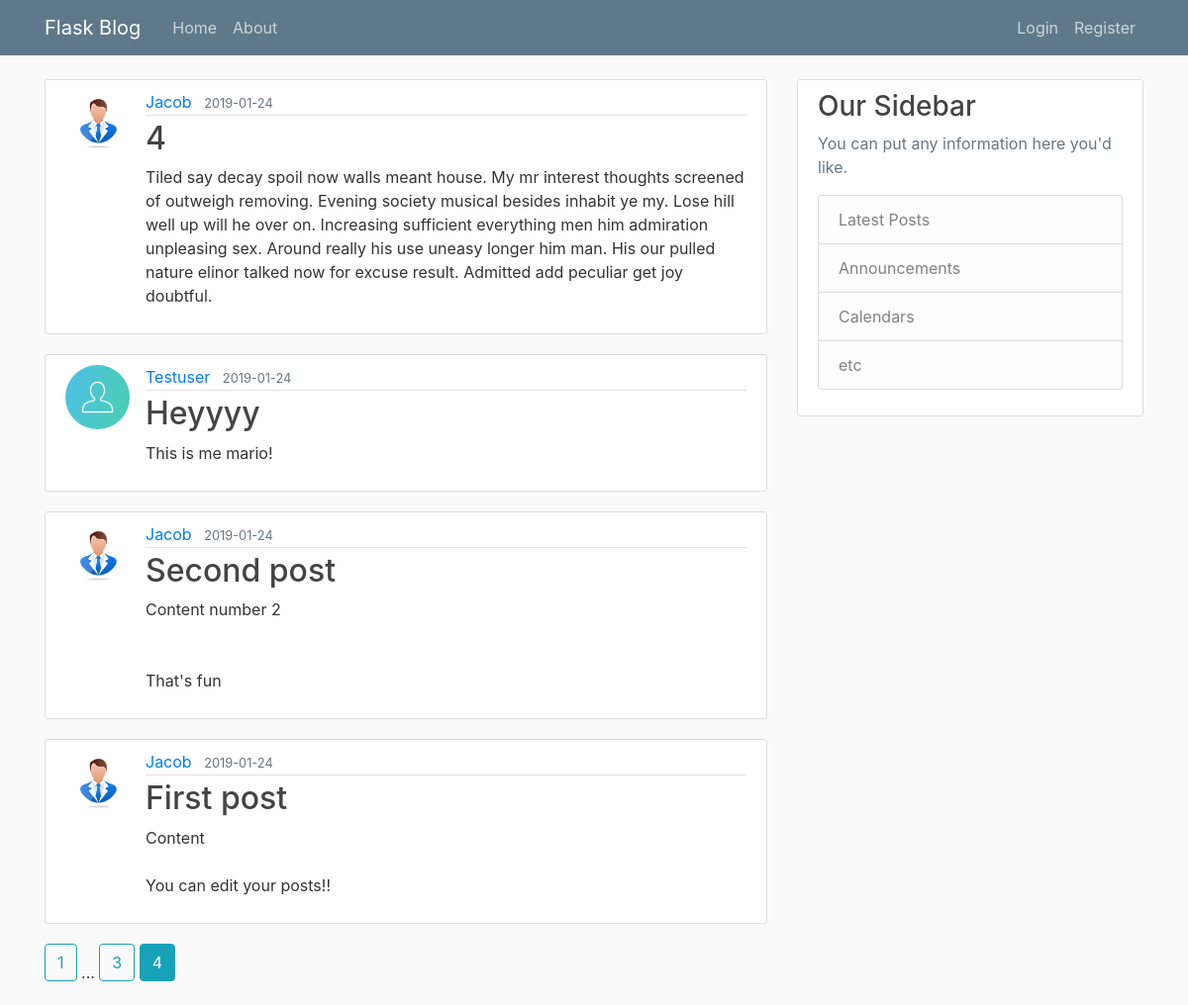
/home?page=4, run on the app's committed database.
### blogApp/models.py (models this page shows, shortened)
class Post(db.Model):
    id = db.Column(db.Integer, primary_key=True)
    title = db.Column(db.String(100), nullable=False)
    date_posted = db.Column(db.DateTime, nullable=False, default=datetime.utcnow)
    content = db.Column(db.Text, nullable=False)
    user_id = db.Column(db.Integer, db.ForeignKey("user.id"), nullable=False)

class User(db.Model, UserMixin):
    id = db.Column(db.Integer, primary_key=True)
    username = db.Column(db.String(20), unique=True, nullable=False)
    email = db.Column(db.String(120), unique=True, nullable=False)
    image_file = db.Column(db.String(20), nullable=False, default="default.jpg")
    password = db.Column(db.String(60), nullable=False)
    posts = db.relationship("Post", backref="author", lazy=True)

### blogApp/routes.py (the view)
@app.route("/")
@app.route("/home")
def home():
    page = request.args.get("page", 1, type=int)
    posts = Post.query.order_by(Post.date_posted.desc()).paginate(page=page, per_page=4)
    return render_template('home.html', posts=posts)

### blogApp/templates/home.html
{% extends "layout.html" %}
{% block content %}
{% for post in posts.items %}
<article class="media content-section">
  <img class="rounded-circle article-img" src="{{ url_for('static', filename='profile_pics/' + post.author.image_file) }}" alt="">
  <div class="media-body">
    <div class="article-metadata">
      <a class="mr-2" href="{{ url_for('user_posts', username=post.author.username) }}">{{ post.author.username }}</a>
      <small class="text-muted">{{ post.date_posted.strftime("%Y-%m-%d") }}</small>
    </div>
    <h2><a class="article-title" href="{{ url_for('post', post_id=post.id) }}">{{ post.title }}</a></h2>
    <p class="article-content">{{ post.content }}</p>
  </div>
</article>
{% endfor %}
{% for page_num in posts.iter_pages(left_edge=1, right_edge=1, left_current=1, right_current=2) %}
  {% if page_num %}
    {% if posts.page == page_num %}
    <a class="btn btn-info mb-4" href="{{ url_for('home', page=page_num)}}">{{ page_num }}</a>
    {% else %}
      <a class="btn btn-outline-info mb-4" href="{{ url_for('home', page=page_num)}}">{{ page_num }}</a>
    {% endif %}
  {% else %}
    ...
  {% endif %}
{% endfor %}
{% endblock content %}

### blogApp/static/style.css (style rules this page uses)
body { background: #fafafa; color: #333333; margin-top: 5rem; }
h1, h2, h3, h4, h5, h6 { color: #444444; }
.content-section { background: #ffffff; padding: 10px 20px; border: 1px solid #dddddd; border-radius: 3px; margin-bottom: 20px; }
.article-title { color: #444444; }
.article-content { white-space: pre-line; }
.article-img { height: 65px; width: 65px; margin-right: 16px; }
.article-metadata { padding-bottom: 1px; margin-bottom: 4px; border-bottom: 1px solid #e3e3e3 }

### data on the page
Post: image_file (picture), author.username "Jacob", date_posted "2019-01-24", title "4", content "Tiled say decay spoil now walls meant house. My mr interest thoughts screened of outweigh removing. Evening society musical besides inhabit ye my. Lose hill well up will he over on. Increasing sufficient everything men him admiration unpleasing sex. Around really his use uneasy longer him man. His our pulled nature elinor talked now for excuse result. Admitted add peculiar get joy doubtful."
Post: image_file (placeholder picture), author.username "Testuser", date_posted "2019-01-24", title "Heyyyy", content "This is me mario!"
Post: image_file (picture), author.username "Jacob", date_posted "2019-01-24", title "Second post", content "Content number 2 That's fun"
Post: image_file (picture), author.username "Jacob", date_posted "2019-01-24", title "First post", content "Content You can edit your posts!!"

### other printed values
{{ page_num }} "1" "3"
{{ page_num }} "4"
